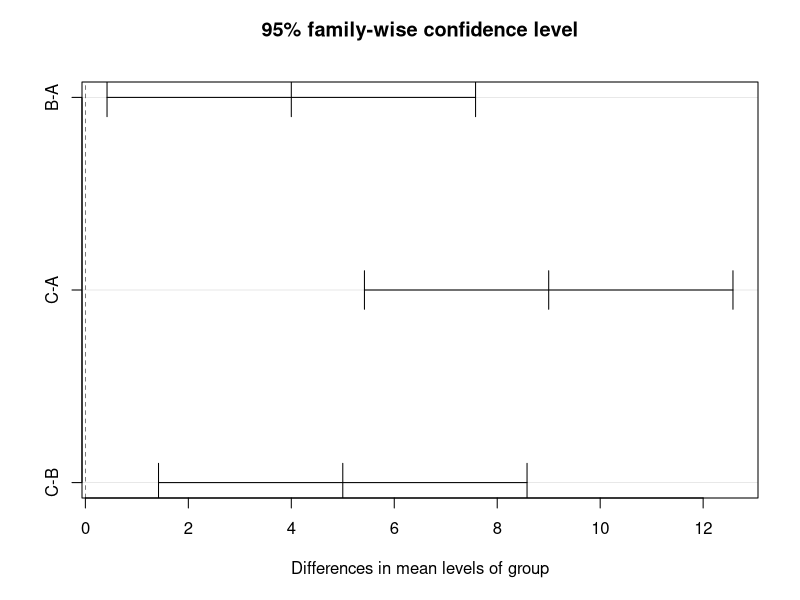
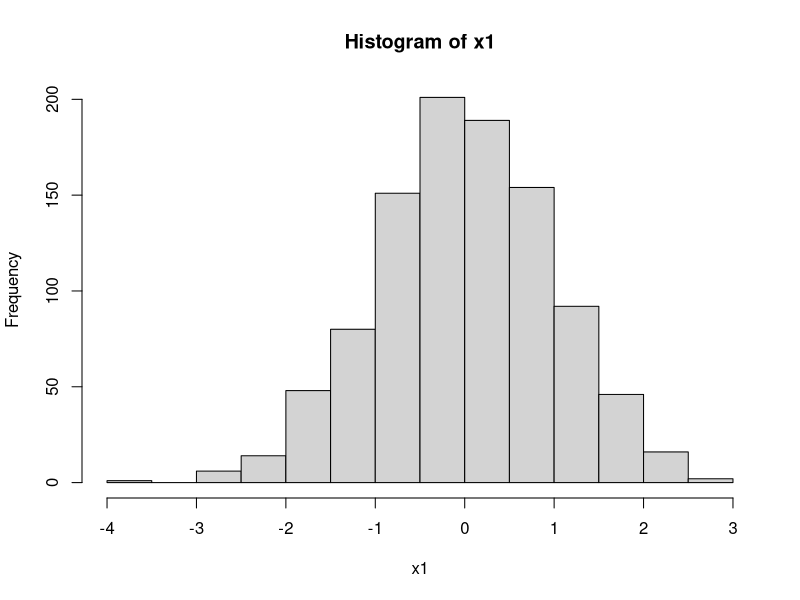
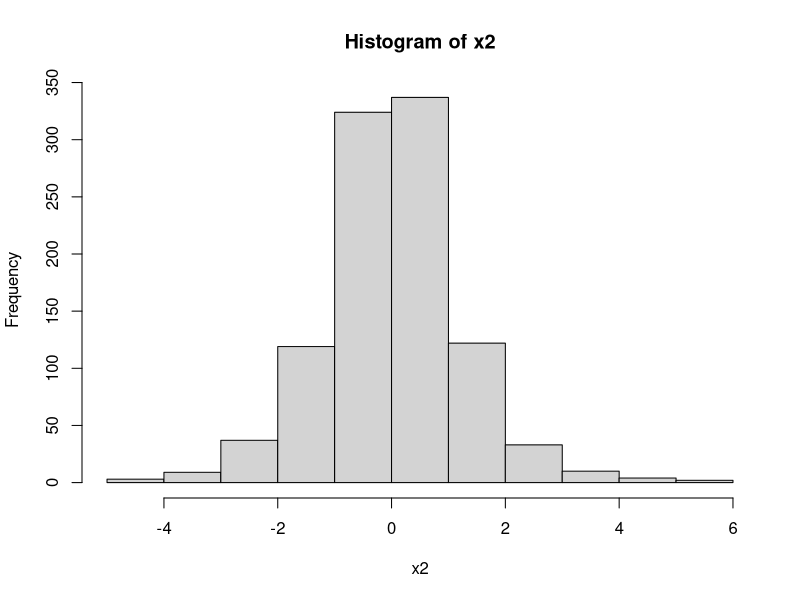
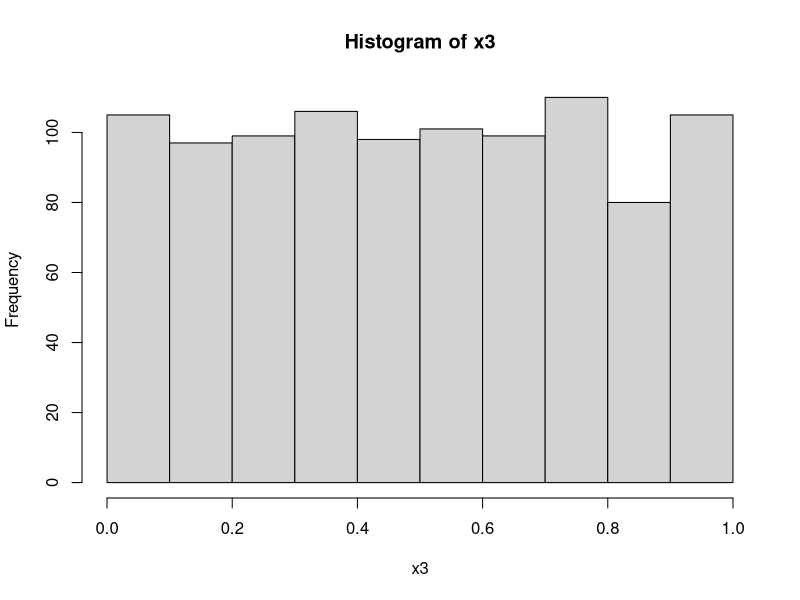
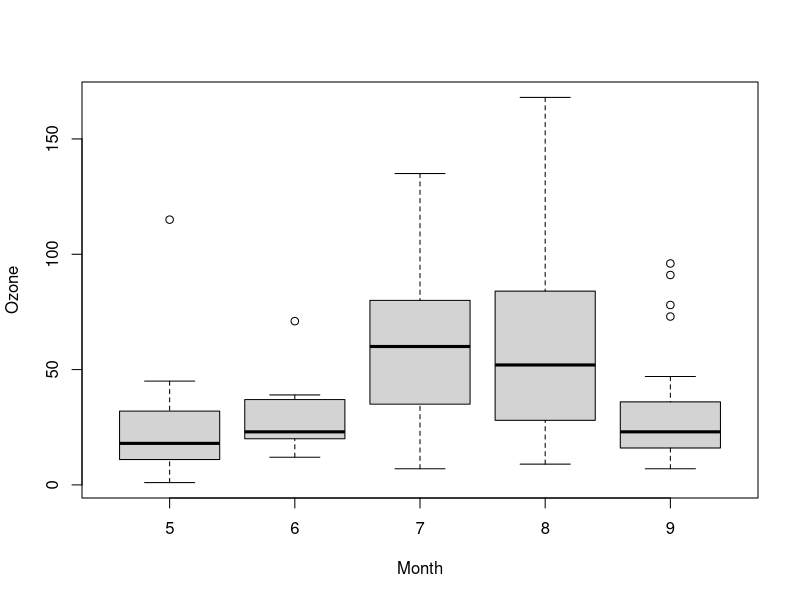
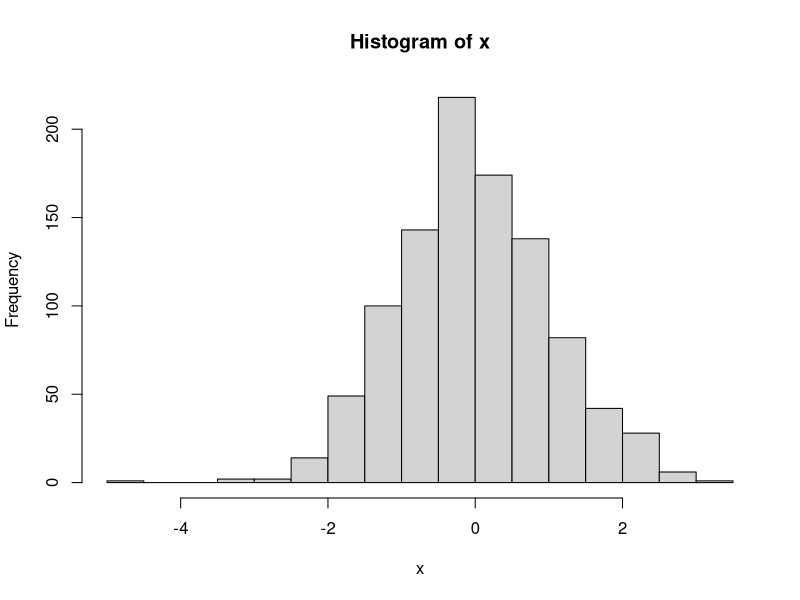
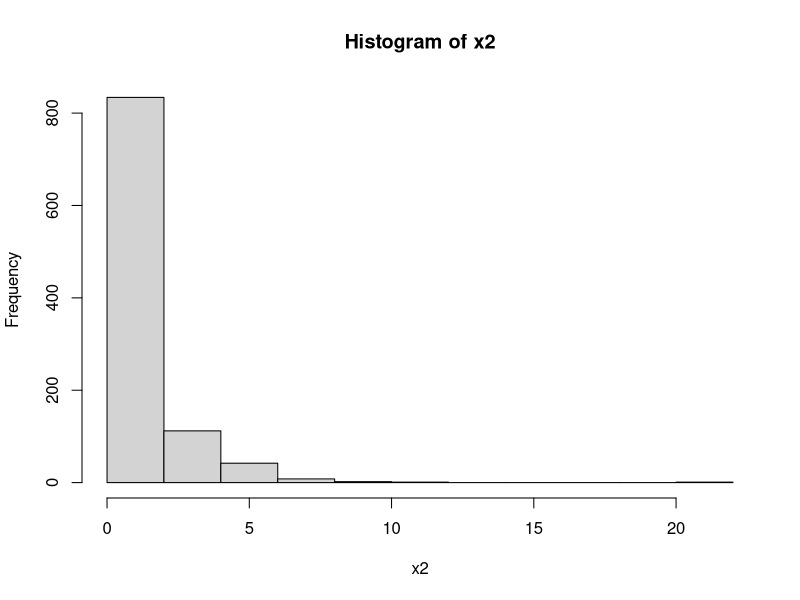
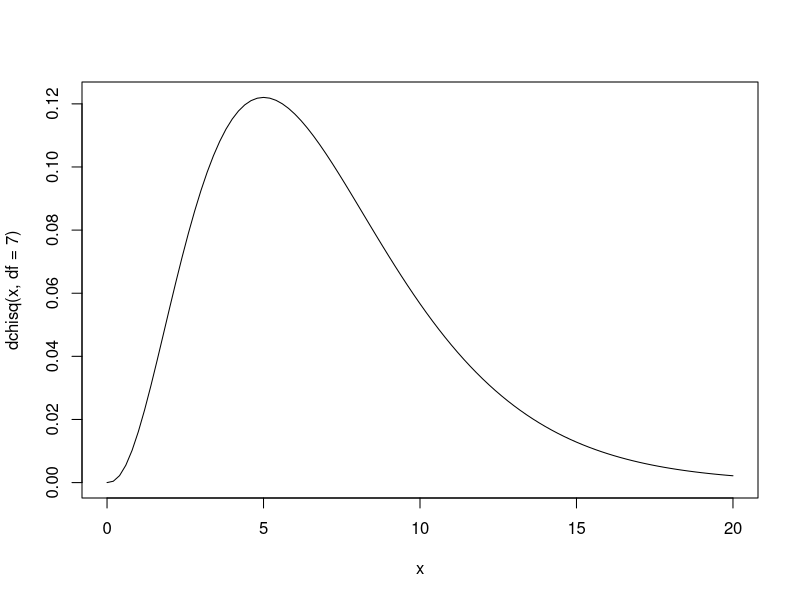

Here is the R script that generated these plots, in order:
## ---- chunk 1

A <- c(2,3,7,2,6)
B <- c(10,8,7,5,10)
C <- c(10,13,14,13,15)

stress <- c(A,B,C)
group <- c(rep("A",5),rep("B",5),rep("C",5))

df <- data.frame(stress,group)

m <- aov(stress~group,data = df)
m
summary(m)

TukeyHSD(m)
plot(TukeyHSD(m))

qf(0.95,df1 = 2,df2 = 12)
pf(22.59,df1=2,df2=12,lower.tail = FALSE)

s <- oneway.test(stress~group,data = df,var.equal = TRUE)
s
summary(s)
str(s)
## ---- chunk 2
x1 <- rnorm(n = 1000)
hist(x1)
shapiro.test(x1)

x2 <- rt(1000,df = 5)
hist(x2)
shapiro.test(x2)

x3 <- runif(1000)
hist(x3)
shapiro.test(x3)

## ---- chunk 3
#Load packages
library(reshape2)
library(car)

#Creating example data
sample1 <- rnorm(20)
sample2 <- rnorm(20)

#Combine data
sample <- as.data.frame(cbind(sample1, sample2))

#Melt data
dataset <- melt(sample)


library(knitr)
kable(dataset)

#Compute test
leveneTest(value ~ variable, dataset)

## ---- chunk 4
#Load packages
library(reshape2)
library(car)

#Creating example data
sample1 <- rnorm(20)
sample2 <- rnorm(20,mean = 100,sd = 10)

#Combine data
sample <- as.data.frame(cbind(sample1, sample2))

#Melt data
dataset <- melt(sample)


library(knitr)
kable(dataset)

#Compute test
leveneTest(value ~ variable, dataset)

## ---- chunk 5
library(graphics)
df <- airquality
boxplot(Ozone ~ Month, data = df)
kruskal.test(Ozone ~ Month, data = df)

## ---- chunk 6

x <- rnorm(1000)
hist(x)
x2 <- x^2
hist(x2)

curve(dchisq(x,df=7),from = 0,to = 20)
qchisq(.95, df=7) # 7 degrees of freedom 


## ---- chunk 7
curve(df(x,df1 = 5,df2 = 2),from = 0,to = 5)
qf(.95, df1=5, df2=2)

